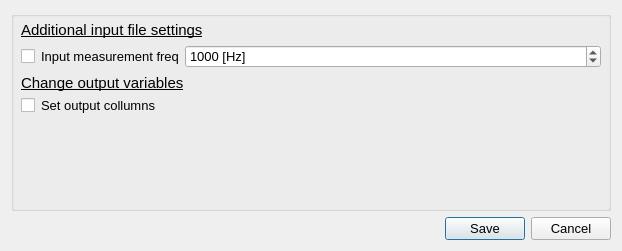
<?xml version="1.0" encoding="UTF-8"?>
<ui version="4.0">
 <class>OutputSettings</class>
 <widget class="QDialog" name="OutputSettings">
  <property name="geometry">
   <rect>
    <x>0</x>
    <y>0</y>
    <width>618</width>
    <height>248</height>
   </rect>
  </property>
  <property name="windowTitle">
   <string>Dialog</string>
  </property>
  <layout class="QGridLayout" name="gridLayout">
   <item row="1" column="0">
    <widget class="QDialogButtonBox" name="buttonBox">
     <property name="font">
      <font>
       <pointsize>10</pointsize>
      </font>
     </property>
     <property name="orientation">
      <enum>Qt::Horizontal</enum>
     </property>
     <property name="standardButtons">
      <set>QDialogButtonBox::Cancel|QDialogButtonBox::Save</set>
     </property>
    </widget>
   </item>
   <item row="0" column="0">
    <widget class="QGroupBox" name="groupBox">
     <property name="minimumSize">
      <size>
       <width>600</width>
       <height>200</height>
      </size>
     </property>
     <property name="font">
      <font>
       <pointsize>10</pointsize>
      </font>
     </property>
     <property name="styleSheet">
      <string notr="true">QGroupBox{padding-top:0px; margin-top:0px}</string>
     </property>
     <property name="title">
      <string/>
     </property>
     <layout class="QVBoxLayout" name="verticalLayout">
      <item>
       <widget class="QLabel" name="iput_settings_label">
        <property name="font">
         <font>
          <pointsize>11</pointsize>
         </font>
        </property>
        <property name="text">
         <string>&lt;html&gt;&lt;head/&gt;&lt;body&gt;&lt;p&gt;&lt;span style=&quot; text-decoration: underline;&quot;&gt;Additional input file settings&lt;/span&gt;&lt;/p&gt;&lt;/body&gt;&lt;/html&gt;</string>
        </property>
       </widget>
      </item>
      <item>
       <layout class="QGridLayout" name="additional_input_file_settings_grid">
        <item row="0" column="1">
         <widget class="QLabel" name="label">
          <property name="font">
           <font>
            <pointsize>10</pointsize>
           </font>
          </property>
          <property name="text">
           <string>Input measurement freq</string>
          </property>
         </widget>
        </item>
        <item row="0" column="0">
         <widget class="QCheckBox" name="frame_rate_toggle">
          <property name="sizePolicy">
           <sizepolicy hsizetype="Fixed" vsizetype="Fixed">
            <horstretch>0</horstretch>
            <verstretch>0</verstretch>
           </sizepolicy>
          </property>
          <property name="font">
           <font>
            <pointsize>10</pointsize>
           </font>
          </property>
          <property name="text">
           <string/>
          </property>
         </widget>
        </item>
        <item row="0" column="2">
         <widget class="QDoubleSpinBox" name="frame_rate_value">
          <property name="sizePolicy">
           <sizepolicy hsizetype="MinimumExpanding" vsizetype="Fixed">
            <horstretch>0</horstretch>
            <verstretch>0</verstretch>
           </sizepolicy>
          </property>
          <property name="font">
           <font>
            <pointsize>10</pointsize>
           </font>
          </property>
          <property name="suffix">
           <string> [Hz]</string>
          </property>
          <property name="decimals">
           <number>0</number>
          </property>
          <property name="minimum">
           <double>100.000000000000000</double>
          </property>
          <property name="maximum">
           <double>1500.000000000000000</double>
          </property>
          <property name="singleStep">
           <double>1.000000000000000</double>
          </property>
          <property name="value">
           <double>1000.000000000000000</double>
          </property>
         </widget>
        </item>
       </layout>
      </item>
      <item>
       <widget class="QLabel" name="output_settings_label">
        <property name="font">
         <font>
          <pointsize>11</pointsize>
         </font>
        </property>
        <property name="text">
         <string>&lt;html&gt;&lt;head/&gt;&lt;body&gt;&lt;p&gt;&lt;span style=&quot; text-decoration: underline;&quot;&gt;Change output variables&lt;/span&gt;&lt;/p&gt;&lt;/body&gt;&lt;/html&gt;</string>
        </property>
       </widget>
      </item>
      <item>
       <layout class="QGridLayout" name="additional_output_settings_grid">
        <item row="0" column="0">
         <widget class="QCheckBox" name="columns_toggle">
          <property name="sizePolicy">
           <sizepolicy hsizetype="Fixed" vsizetype="Fixed">
            <horstretch>0</horstretch>
            <verstretch>0</verstretch>
           </sizepolicy>
          </property>
          <property name="font">
           <font>
            <pointsize>10</pointsize>
           </font>
          </property>
          <property name="toolTip">
           <string>By default the CGDAT tool only keeps the variables (csv columns) that are specified
. Use this option to specify the collumns you want to include in the output file.</string>
          </property>
          <property name="text">
           <string/>
          </property>
         </widget>
        </item>
        <item row="0" column="1">
         <widget class="QLabel" name="collumns_label">
          <property name="font">
           <font>
            <pointsize>10</pointsize>
           </font>
          </property>
          <property name="text">
           <string>Set output collumns</string>
          </property>
         </widget>
        </item>
       </layout>
      </item>
      <item>
       <spacer name="verticalSpacer">
        <property name="orientation">
         <enum>Qt::Vertical</enum>
        </property>
        <property name="sizeHint" stdset="0">
         <size>
          <width>20</width>
          <height>40</height>
         </size>
        </property>
       </spacer>
      </item>
     </layout>
    </widget>
   </item>
  </layout>
 </widget>
 <resources/>
 <connections>
  <connection>
   <sender>buttonBox</sender>
   <signal>accepted()</signal>
   <receiver>OutputSettings</receiver>
   <slot>accept()</slot>
   <hints>
    <hint type="sourcelabel">
     <x>248</x>
     <y>254</y>
    </hint>
    <hint type="destinationlabel">
     <x>157</x>
     <y>274</y>
    </hint>
   </hints>
  </connection>
  <connection>
   <sender>buttonBox</sender>
   <signal>rejected()</signal>
   <receiver>OutputSettings</receiver>
   <slot>reject()</slot>
   <hints>
    <hint type="sourcelabel">
     <x>316</x>
     <y>260</y>
    </hint>
    <hint type="destinationlabel">
     <x>286</x>
     <y>274</y>
    </hint>
   </hints>
  </connection>
 </connections>
</ui>
